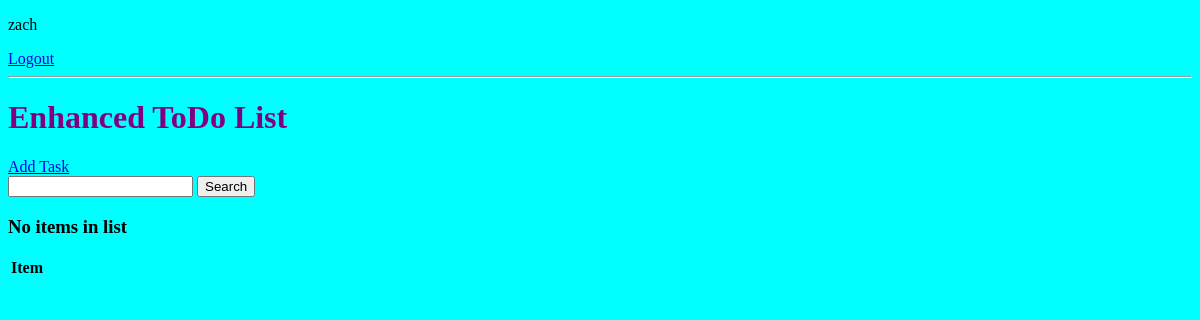
The page / (signed in) on the database as committed earlier.
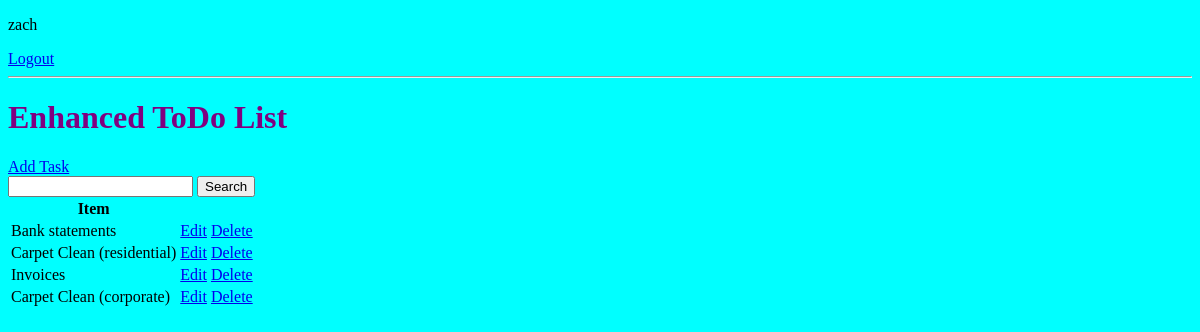
The same page on the database as committed later.
### base/models.py (models this page shows, shortened)
class Task(models.Model):
    user = models.ForeignKey(User, on_delete=models.CASCADE, null=True, blank=True)
    title = models.CharField(max_length=200)
    description = models.TextField(null=True, blank=True)
    complete = models.BooleanField(default=False)
    created = models.DateTimeField(auto_now_add=True)
    class Meta:
        ordering = ['complete']

### base/views.py (the view)
# urls.py: path('', TaskList.as_view(), name='tasks'),
class TaskList(LoginRequiredMixin, ListView):
    model = Task
    context_object_name = 'tasks'
    def get_context_data(self, **kwargs):
        context = super().get_context_data(**kwargs)
        context['tasks'] = context['tasks'].filter(user=self.request.user)
        context['count'] = context['tasks'].filter(complete=False).count()
        search_input = self.request.GET.get('search-area') or ''
        if search_input:
            context['tasks'] = context['tasks'].filter(title__icontains=search_input)
        context['search_input'] = search_input
        return context

### base/templates/base/task_list.html (shortened to what this page needs)
{% extends 'base/main.html' %}
{% block content %}
{% if request.user.is_authenticated %}
    <p> {{ request.user }} </p>
    <a href="{% url 'logout' %}">Logout</a>
{% else %}
    <a href="{% url 'login' %}">Login</a>
{% endif %}
<hr>
<h1>Enhanced ToDo List</h1>
<a href="{% url 'task-create' %}">Add Task</a>
<form method="GET">
    <input type="text" name="search-area" value='{{search_input}}'>
    <input type="submit" value="Search">
</form>
<table>
    <tr>
        <th>Item</th>
        <th></th>
        <th></th>
    </tr>
    {% for task in tasks %}
    <tr>
        <td>{{ task.title }}</td>
        <td><a href="{% url 'task-update' task.id %}">Edit</a></td>
        <td><a href="{% url 'task-delete' task.id %}">Delete</a></td>
    </tr>
    {% empty %}
    <h3>No items in list</h3>
    {% endfor %}
</table>
{% endblock content %}

### base/templates/base/main.html (shortened to what this page needs)
<!DOCTYPE html>
<html lang="en">
<head>
    <link rel="stylesheet" href="static/style.css">
</head>
<body>
    <div class="container">
        {% block content %}
        {% endblock content %}
    </div>
</body>
</html>

### static/style.css (style rules this page uses)
body { background-color: aqua; }
h1 { color: purple; }

Rows that differ between the two databases and show on the page:
added Task: title "Bank statements"
added Task: title "Carpet Clean (residential)"
added Task: title "Invoices"
added Task: title "Carpet Clean (corporate)"
Other text that changed with them:
text no longer shown: "No items in list"
